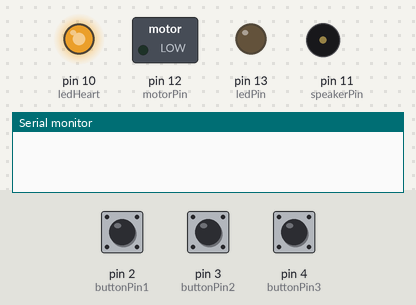
A sketch run on a simulated Arduino Uno, built with avr-gcc and run on an emulated ATmega328P. On the bench: switched loads named in the sketch (green lamp = pin HIGH), output pins drawn as LEDs (lit = HIGH), buzzer (waves = sounding), the last lines printed to the serial monitor. The test bench sets the inputs (shaded band); at power-on: pin 2 (buttonPin1) LOW, pin 3 (buttonPin2) LOW, pin 4 (buttonPin3) LOW.

Above: at 1.27 s.
1.3 s: pin 2 (buttonPin1) pulled HIGH for 0.15 s
At 1.9 s:
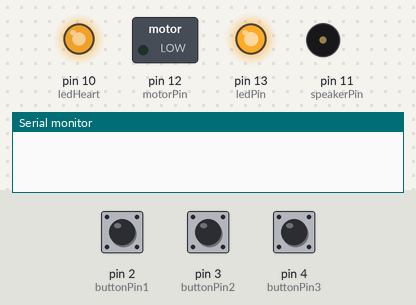
At 6.8 s:
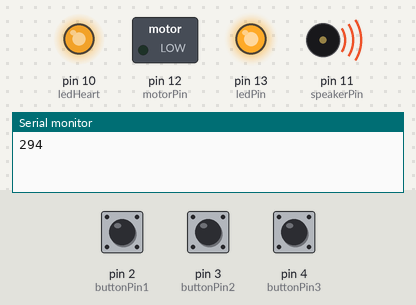
Timing chart, 0 to 13.4 s (numbered marks = the images above; inputs shaded):
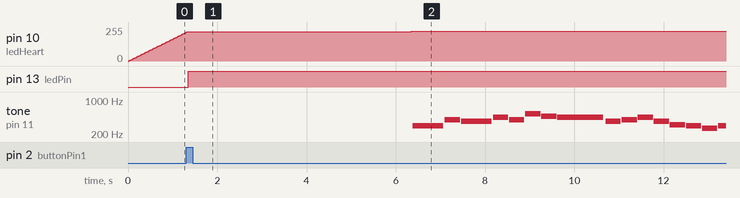

The sketch:

Card_Simulation.ino
```cpp
/* This is for ECE-3872 - Card software simulation

*/

#include "pitches.h"

// constants won't change. They're used here to set pin numbers:
const int buttonPin1 = 2;  // the number of the pushbutton pin for LED
const int buttonPin2 = 3;  // the number of the pushbutton pin for motor
const int buttonPin3 = 4;  // the number of the pushbutton pin for speaker

const int speakerPin = 11; // the number of the speaker pushbutton pin
const int motorPin = 12; // the number of the motor pushbutton pin
const int ledPin = 13;    // the number of the LED pin
const int ledHeart = 10;    // the number of the LED pin hear

// variables will change:
int buttonState1 = 0;  // variable for reading the pushbutton 1 status
int buttonState2 = 0;  // variable for reading the pushbutton 2 status
int buttonState3 = 0;  // variable for reading the pushbutton 3 status

// for LED  fad
int brightness = 0;  // how bright the LED is
int fadeAmount = 5;  // how many points to fade the LED by

// speaker
int melody[] = {
NOTE_D4, NOTE_G4, NOTE_FS4, NOTE_A4,
NOTE_G4, NOTE_C5, NOTE_AS4, NOTE_A4,
NOTE_FS4, NOTE_G4, NOTE_A4, NOTE_FS4, NOTE_DS4, NOTE_D4,
NOTE_C4, NOTE_D4,0,

NOTE_D4, NOTE_G4, NOTE_FS4, NOTE_A4,
NOTE_G4, NOTE_C5, NOTE_D5, NOTE_C5, NOTE_AS4, NOTE_C5, NOTE_AS4, NOTE_A4,      //29               //8
NOTE_FS4, NOTE_G4, NOTE_A4, NOTE_FS4, NOTE_DS4, NOTE_D4,
NOTE_C4, NOTE_D4,0,

NOTE_D4, NOTE_FS4, NOTE_G4, NOTE_A4, NOTE_DS5, NOTE_D5,
NOTE_C5, NOTE_AS4, NOTE_A4, NOTE_C5,
NOTE_C4, NOTE_D4, NOTE_DS4, NOTE_FS4, NOTE_D5, NOTE_C5,
NOTE_AS4, NOTE_A4, NOTE_C5, NOTE_AS4,             //58

NOTE_D4, NOTE_FS4, NOTE_G4, NOTE_A4, NOTE_DS5, NOTE_D5,
NOTE_C5, NOTE_D5, NOTE_C5, NOTE_AS4, NOTE_C5, NOTE_AS4, NOTE_A4, NOTE_C5, NOTE_G4,
NOTE_A4, 0, NOTE_AS4, NOTE_A4, 0, NOTE_G4,
NOTE_G4, NOTE_A4, NOTE_G4, NOTE_FS4, 0,

NOTE_C4, NOTE_D4, NOTE_G4, NOTE_FS4, NOTE_DS4,
NOTE_C4, NOTE_D4, 0,
NOTE_C4, NOTE_D4, NOTE_G4, NOTE_FS4, NOTE_DS4,
NOTE_C4, NOTE_D4, END

};

// note durations: 8 = quarter note, 4 = 8th note, etc.
int noteDurations[] = {       //duration of the notes
8,4,8,4,
4,4,4,12,
4,4,4,4,4,4,
4,16,4,

8,4,8,4,
4,2,1,1,2,1,1,12,
4,4,4,4,4,4,
4,16,4,

4,4,4,4,4,4,
4,4,4,12,
4,4,4,4,4,4,
4,4,4,12,

4,4,4,4,4,4,
2,1,1,2,1,1,4,8,4,
2,6,4,2,6,4,
2,1,1,16,4,

4,8,4,4,4,
4,16,4,
4,8,4,4,4,
4,20,
};

int speed=90;  //higher value, slower notes

// note for another melody
int melody2[] = {
  NOTE_C4, NOTE_G3, NOTE_G3, NOTE_A3, NOTE_G3, 0, NOTE_B3, NOTE_C4
};

// note durations: 4 = quarter note, 8 = eighth note, etc.:
int noteDurations2[] = {
  4, 8, 8, 4, 4, 4, 4, 4
};

// end speaker
void setup() {
  // initialize the LED pin as an output:
  pinMode(ledPin, OUTPUT);
  // initialize the pushbutton pin as an input:
  pinMode(buttonPin1, INPUT);

  // initialize the motor pin as an output:
  pinMode(motorPin, OUTPUT);
  // initialize the pushbutton pin as an input:
  pinMode(buttonPin2, INPUT);

  // initialize the speaker pin as an output:
  pinMode(speakerPin, OUTPUT);
  // initialize the pushbutton pin as an input:
  pinMode(buttonPin3, INPUT);
}

void loop() {
  // read the state of the pushbutton value:
  buttonState1 = digitalRead(buttonPin1);
  buttonState2 = digitalRead(buttonPin2);
  buttonState3 = digitalRead(buttonPin3);

  // run fad LED
  fadLed();

  // check if the pushbutton 1 is pressed. If it is, the buttonState is HIGH:
  if (buttonState1 == HIGH) {
    // turn LED on:
    digitalWrite(ledPin, HIGH);
    delay(5000);  // delay time on of LED
    fadLed();
    playspk(); //play speaker
  } else {
    // turn LED off:
    digitalWrite(ledPin, LOW);
  }

  // check if the pushbutton 2 is pressed. If it is, the buttonState is HIGH:
  if (buttonState3 == HIGH) {
    // turn motor on:
    digitalWrite(motorPin, HIGH);
    //delay(10000);  // delay time on of LED
  } else {
    // turn motor off:
    digitalWrite(motorPin, LOW);
  }

  // check if the pushbutton 3 is pressed. If it is, the buttonState is HIGH:
  if (buttonState2 == HIGH) {
    // turn speaker on:
    //fadLed();
    playspk2();
  }
} //end void loop

void playspk(){
  Serial.begin(9600);
  for (int thisNote = 0; melody[thisNote]!=-1; thisNote++) {

  int noteDuration = speed*noteDurations[thisNote];
  tone(speakerPin, melody[thisNote],noteDuration*.95);
  Serial.println(melody[thisNote]);

  delay(noteDuration);

  noTone(speakerPin);
}
}

void playspk2(){
  for (int thisNote = 0; thisNote < 8; thisNote++) {

    // to calculate the note duration, take one second divided by the note type.

    //e.g. quarter note = 1000 / 4, eighth note = 1000/8, etc.

    int noteDuration = 1000 / noteDurations[thisNote];

    tone(speakerPin, melody2[thisNote], noteDuration);

    // to distinguish the notes, set a minimum time between them.

    // the note's duration + 30% seems to work well:

    int pauseBetweenNotes = noteDuration * 1.30;

    delay(pauseBetweenNotes);

    // stop the tone playing:

    noTone(speakerPin);
  }
}

void fadLed() {
    // set the brightness of pin 9:
    analogWrite(ledHeart, brightness);

    // change the brightness for next time through the loop:
    brightness = brightness + fadeAmount;

    // reverse the direction of the fading at the ends of the fade:
    if (brightness <= 0 || brightness >= 255) {
      fadeAmount = -fadeAmount;
    }
    // wait for 30 milliseconds to see the dimming effect
    delay(30);
}
```

pitches.h
```cpp
#define NOTE_B0 31

#define NOTE_C1 33

#define NOTE_CS1 35

#define NOTE_D1 37

#define NOTE_DS1 39

#define NOTE_E1 41

#define NOTE_F1 44

#define NOTE_FS1 46

#define NOTE_G1 49

#define NOTE_GS1 52

#define NOTE_A1 55

#define NOTE_AS1 58

#define NOTE_B1 62

#define NOTE_C2 65

#define NOTE_CS2 69

#define NOTE_D2 73

#define NOTE_DS2 78

#define NOTE_E2 82

#define NOTE_F2 87

#define NOTE_FS2 93

#define NOTE_G2 98

#define NOTE_GS2 104

#define NOTE_A2 110

#define NOTE_AS2 117

#define NOTE_B2 123

#define NOTE_C3 131

#define NOTE_CS3 139

#define NOTE_D3 147

#define NOTE_DS3 156

#define NOTE_E3 165

#define NOTE_F3 175

#define NOTE_FS3 185

#define NOTE_G3 196

#define NOTE_GS3 208

#define NOTE_A3 220

#define NOTE_AS3 233

#define NOTE_B3 247

#define NOTE_C4 262

#define NOTE_CS4 277

#define NOTE_D4 294

#define NOTE_DS4 311

#define NOTE_E4 330

#define NOTE_F4 349

#define NOTE_FS4 370

#define NOTE_G4 392

#define NOTE_GS4 415

#define NOTE_A4 440

#define NOTE_AS4 466

#define NOTE_B4 494

#define NOTE_C5 523

#define NOTE_CS5 554

#define NOTE_D5 587

#define NOTE_DS5 622

#define NOTE_E5 659

#define NOTE_F5 698

#define NOTE_FS5 740

#define NOTE_G5 784

#define NOTE_GS5 831

#define NOTE_A5 880

#define NOTE_AS5 932

#define NOTE_B5 988

#define NOTE_C6 1047

#define NOTE_CS6 1109

#define NOTE_D6 1175

#define NOTE_DS6 1245

#define NOTE_E6 1319

#define NOTE_F6 1397

#define NOTE_FS6 1480

#define NOTE_G6 1568

#define NOTE_GS6 1661

#define NOTE_A6 1760

#define NOTE_AS6 1865

#define NOTE_B6 1976

#define NOTE_C7 2093

#define NOTE_CS7 2217

#define NOTE_D7 2349

#define NOTE_DS7 2489

#define NOTE_E7 2637

#define NOTE_F7 2794

#define NOTE_FS7 2960

#define NOTE_G7 3136

#define NOTE_GS7 3322

#define NOTE_A7 3520

#define NOTE_AS7 3729

#define NOTE_B7 3951

#define NOTE_C8 4186

#define NOTE_CS8 4435

#define NOTE_D8 4699

#define NOTE_DS8 4978

#define END -1
```

Measured:
- after the input at 1.3 s, pin 13 (ledPin): LOW → HIGH after 0.05 s; tone on pin 11 (speakerPin): plays 294 Hz for 0.68 s, 392 Hz for 0.34 s, 370 Hz for 0.68 s, 440 Hz for 0.34 s, 392 Hz for 0.34 s, 523 Hz for 0.34 s … (16 notes in this stretch), starting after 5.1 s
